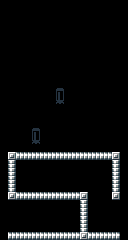

A 2D game scene composited from a Tiled map and its tileset images. What follows is a short description and the map's XML, with every tile layer's data as written:
An orthogonal 16x30 tile map with 8x8 px tiles, 2 tile layers (tiles, background) and 1 object (spawn).

<map version="1.5" tiledversion="1.7.0" orientation="orthogonal" renderorder="right-down" width="16" height="30" tilewidth="8" tileheight="8" infinite="0" nextlayerid="5" nextobjectid="15">
 <editorsettings>
  <export target="level-1.lua" format="lua" />
 </editorsettings>
 <tileset firstgid="1" source="tileset.tsx" />
 <layer id="1" name="tiles" width="16" height="30">
  <data encoding="csv">
0,0,0,0,0,0,0,0,0,0,0,0,0,0,0,0,
0,0,0,0,0,0,0,0,0,0,0,0,0,0,0,0,
0,0,0,0,0,0,0,0,0,0,0,0,0,0,0,0,
0,0,0,0,0,0,0,0,0,0,0,0,0,0,0,0,
0,0,0,0,0,0,0,0,0,0,0,0,0,0,0,0,
0,0,0,0,0,0,0,0,0,0,0,0,0,0,0,0,
0,0,0,0,0,0,0,0,0,0,0,0,0,0,0,0,
0,0,0,0,0,0,0,0,0,0,0,0,0,0,0,0,
0,0,0,0,0,0,0,0,0,0,0,0,0,0,0,0,
0,0,0,0,0,0,0,0,0,0,0,0,0,0,0,0,
0,0,0,0,0,0,0,0,0,0,0,0,0,0,0,0,
0,0,0,0,0,0,0,0,0,0,0,0,0,0,0,0,
0,0,0,0,0,0,0,0,0,0,0,0,0,0,0,0,
0,0,0,0,0,0,0,0,0,0,0,0,0,0,0,0,
0,0,0,0,0,0,0,0,0,0,0,0,0,0,0,0,
0,0,0,0,0,0,0,0,0,0,0,0,0,0,0,0,
0,0,0,0,0,0,0,0,0,0,0,0,0,0,0,0,
0,0,0,0,0,0,0,0,0,0,0,0,0,0,0,0,
0,0,0,0,0,0,0,0,0,0,0,0,0,0,0,0,
0,242,245,245,245,245,245,245,245,245,245,245,245,245,242,0,
0,246,0,0,0,0,0,0,0,0,0,0,0,0,246,0,
0,246,0,0,0,0,0,0,0,0,0,0,0,0,246,0,
0,246,0,0,0,0,0,0,0,0,0,0,0,0,246,0,
0,246,0,0,0,0,0,0,0,0,0,0,0,0,246,0,
0,242,245,245,245,245,245,245,245,245,242,0,0,0,242,0,
0,0,0,0,0,0,0,0,0,0,246,0,0,0,0,0,
0,0,0,0,0,0,0,0,0,0,246,0,0,0,0,0,
0,0,0,0,0,0,0,0,0,0,246,0,0,0,0,0,
0,0,0,0,0,0,0,0,0,0,246,0,0,0,0,0,
0,245,245,245,245,245,245,245,245,245,242,245,245,245,245,0
</data>
 </layer>
 <layer id="4" name="background" width="16" height="30">
  <data encoding="csv">
0,0,0,0,0,0,0,0,0,0,0,0,0,0,0,0,
0,0,0,0,0,0,0,0,0,0,0,0,0,0,0,0,
0,0,0,0,0,0,0,0,0,0,0,0,0,0,0,0,
0,0,0,0,0,0,0,0,0,0,0,0,0,0,0,0,
0,0,0,0,0,0,0,0,0,0,0,0,0,0,0,0,
0,0,0,0,0,0,0,0,0,0,0,0,0,0,0,0,
0,0,0,0,0,0,0,0,0,0,0,0,0,0,0,0,
0,0,0,0,0,0,0,0,0,0,0,0,0,0,0,0,
0,0,0,0,0,0,0,0,0,0,0,0,0,0,0,0,
0,0,0,0,0,0,0,0,0,0,0,0,0,0,0,0,
0,0,0,0,0,0,0,0,0,0,0,0,0,0,0,0,
0,0,0,0,0,0,0,328,0,0,0,0,0,0,0,0,
0,0,0,0,0,0,0,348,0,0,0,0,0,0,0,0,
0,0,0,0,0,0,0,0,0,0,0,0,0,0,0,0,
0,0,0,0,0,0,0,0,0,0,0,0,0,0,0,0,
0,0,0,0,0,0,0,0,0,0,0,0,0,0,0,0,
0,0,0,0,328,0,0,0,0,0,0,0,0,0,0,0,
0,0,0,0,348,0,0,0,0,0,0,0,0,0,0,0,
0,0,0,0,0,0,0,0,0,0,0,0,0,0,0,0,
0,0,0,0,0,0,0,0,0,0,0,0,0,0,0,0,
0,0,0,0,0,0,0,0,0,0,0,0,0,0,0,0,
0,0,0,0,0,0,0,0,0,0,0,0,0,0,0,0,
0,0,0,0,0,0,0,0,0,0,0,0,0,0,0,0,
0,0,0,0,0,0,0,0,0,0,0,0,0,0,0,0,
0,0,0,0,0,0,0,0,0,0,0,0,0,0,0,0,
0,0,0,0,0,0,0,0,0,0,0,0,0,0,0,0,
0,0,0,0,0,0,0,0,0,0,0,0,0,0,0,0,
0,0,0,0,0,0,0,0,0,0,0,0,0,0,0,0,
0,0,0,0,0,0,0,0,0,0,0,0,0,0,0,0,
0,0,0,0,0,0,0,0,0,0,0,0,0,0,0,0
</data>
 </layer>
 <objectgroup id="2" name="objects">
  <object id="11" name="spawn" gid="329" x="56" y="233" width="8" height="8">
   <properties>
    <property name="spawn" type="bool" value="true" />
   </properties>
  </object>
 </objectgroup>
</map>